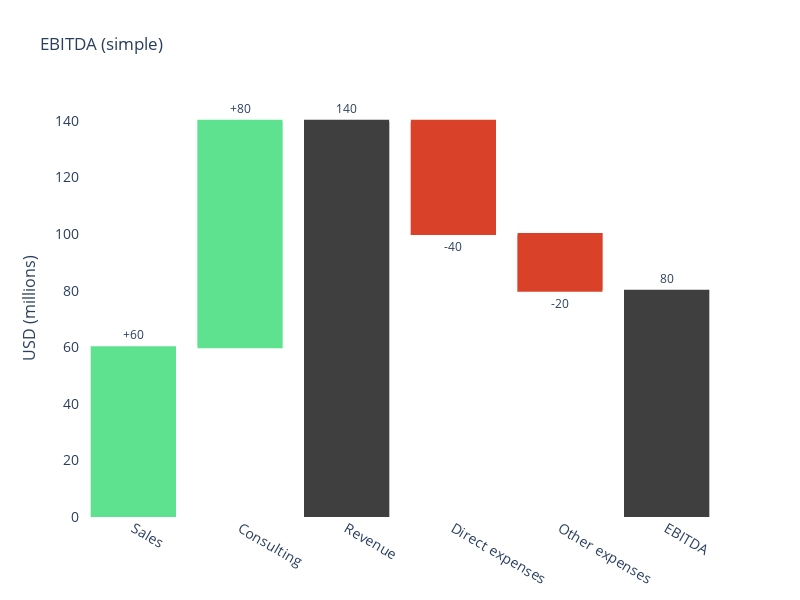

Source (notebook cell):
### Markdown cell above
### Create Waterfall chart

### Code cell
fig = go.Figure(
    go.Waterfall(
        name="20",
        orientation="v",
        measure=["relative", "relative", "total", "relative", "relative", "total"],
        decreasing={"marker": {"color": "#d94228"}},
        increasing={"marker": {"color": "#5ee290"}},
        totals={"marker": {"color": "#3f3f3f"}},
        x=[
            "Sales",
            "Consulting",
            "Revenue",
            "Direct expenses",
            "Other expenses",
            "EBITDA",
        ],
        textposition="outside",
        text=["+60", "+80", "140", "-40", "-20", "80"],
        y=[60, 80, 0, -40, -20, 0],
        connector={"line": {"color": "white"}},
    )
)

fig.update_layout(
    title=title,
    plot_bgcolor="#ffffff",
    width=800,
    height=600,
    xaxis_tickfont_size=14,
    yaxis=dict(
        title="USD (millions)",
        titlefont_size=16,
        tickfont_size=14,
    ),
    legend=dict(x=0, y=1.0, bgcolor="white", bordercolor="white"),
    bargap=0.1,  # gap between bars of adjacent location coordinates.
    bargroupgap=0.1,  # gap between bars of the same location coordinate.
)
config = {"displayModeBar": False}
fig.show(config=config)

### Figure 1 — Plotly figure (JSON) as saved in the notebook; plotly's stock layout.template omitted (floating-point values rounded to 4 significant figures)
{"data": [{"connector": {"line": {"color": "white"}}, "decreasing": {"marker": {"color": "#d94228"}}, "increasing": {"marker": {"color": "#5ee290"}}, "measure": ["relative", "relative", "total", "relative", "relative", "total"], "name": "20", "orientation": "v", "text": ["+60", "+80", "140", "-40", "-20", "80"], "textposition": "outside", "totals": {"marker": {"color": "#3f3f3f"}}, "type": "waterfall", "x": ["Sales", "Consulting", "Revenue", "Direct expenses", "Other expenses", "EBITDA"], "y": [60, 80, 0, -40, -20, 0]}], "layout": {"bargap": 0.1, "bargroupgap": 0.1, "height": 600, "legend": {"bgcolor": "white", "bordercolor": "white", "x": 0, "y": 1}, "plot_bgcolor": "#ffffff", "title": {"text": "EBITDA (simple)"}, "width": 800, "xaxis": {"autorange": true, "range": [-0.5, 5.5], "tickfont": {"size": 14}, "type": "category"}, "yaxis": {"autorange": true, "range": [0, 147.4], "tickfont": {"size": 14}, "title": {"font": {"size": 16}, "text": "USD (millions)"}, "type": "linear"}}}
